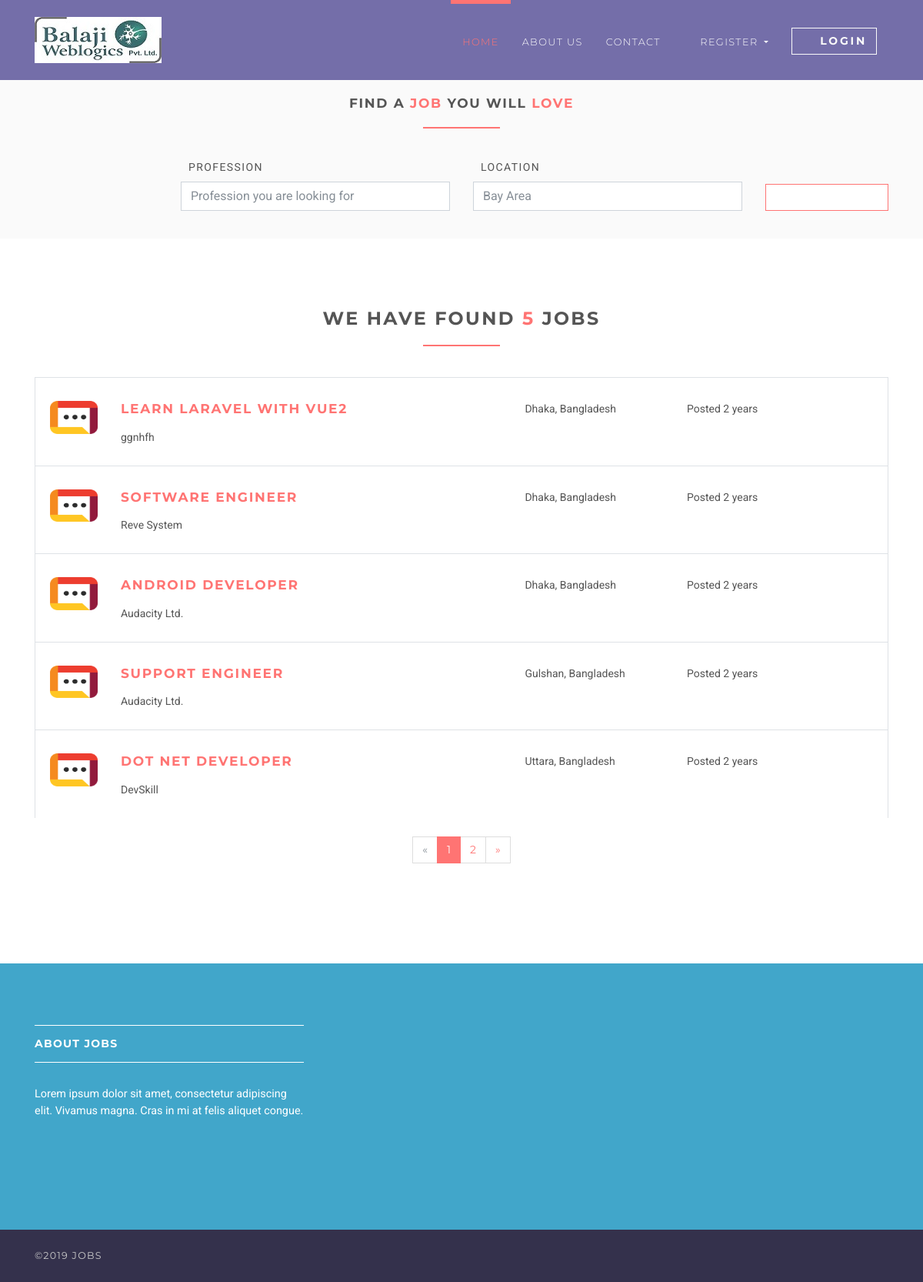
Page /jobs on the committed database.
### jobsapp/models.py (models this page shows, shortened)
class Job(models.Model):
    user = models.ForeignKey(User, on_delete=models.CASCADE)
    title = models.CharField(max_length=300)
    description = models.TextField()
    location = models.CharField(max_length=150)
    type = models.CharField(choices=JOB_TYPE, max_length=10)
    category = models.CharField(max_length=100)
    last_date = models.DateTimeField()
    company_name = models.CharField(max_length=100)
    company_description = models.CharField(max_length=300)
    website = models.CharField(max_length=100, default="")
    created_at = models.DateTimeField(default=timezone.now)
    filled = models.BooleanField(default=False)

### jobsapp/views/home.py (the view)
# urls.py: path('jobs', JobListView.as_view(), name='jobs'),
class JobListView(ListView):
    model = Job
    template_name = 'jobs/jobs.html'
    context_object_name = 'jobs'
    paginate_by = 5

### templates/jobs/jobs.html (shortened to what this page needs)
{% extends 'base.html' %}
{% load static %}
{% block content %}
    <section class="job-form-section job-form-section--compressed">
        <div class="container">
            <h4 class="heading">Find a <span class="accent">job </span> you will <span class="accent">love</span></h4>
            <form id="job-main-form" method="get" action="#" class="job-main-form">
                <div class="controls">
                    <div class="row align-items-end">
                        <div class="col-sm-1 col-lg-2"></div>
                        <div class="col-sm-5 col-lg-4 form-group">
                            <label for="profession">Profession</label>
                            <input type="text" id="profession" name="profession"
                                   placeholder="Profession you are looking for" class="form-control">
                        </div>
                        <div class="col-sm-5 col-lg-4 form-group">
                            <label for="location">Location</label>
                            <input type="text" id="location" name="location" placeholder="Any particular location?"
                                   value="Bay Area" class="form-control">
                        </div>
                        <div class="col-sm-1 col-lg-2 form-group">
                            <button type="submit" name="name"
                                    class="btn btn-outline-white-primary job-main-form__button">
                                <i class="fa fa-search"></i>
                            </button>
                        </div>
                    </div>
                </div>
            </form>
        </div>
    </section>
    <section>
        <div class="container">
            <h3 class="heading">We have found <span class="accent">{{ jobs.count }}</span> jobs</h3>
            {% for job in jobs %}
                <div class="job-listing  ">
                    <div class="row">
                        <div class="col-md-12 col-lg-6">
                            <div class="row">
                                <div class="col-2">
                                    <img src="{% static 'img/company-1.png' %}"
                                         alt="Ipsioou " class="img-fluid">
                                </div>
                                <div class="col-10">
                                    <h4 class="job__title"><a
                                            href="{% url 'jobs:jobs-detail' job.id %}">{{ job.title }}</a></h4>
                                    <p class="job__company">
                                        {{ job.company_name }}
                                    </p>
                                </div>
                            </div>
                        </div>
                        <div class="col-10 col-md-3 col-lg-2 ml-auto"><i class="fa fa-map-marker job__location"></i>
                            {{ job.location }}
                        </div>
                        <div class="col-10 col-md-3 col-lg-3 ml-auto">
                            <p>Posted {{ job.created_at|timesince }}</p>
                        </div>
                    </div>
                </div>
            {% endfor %}
            {% if is_paginated %}
                <div class="row">
                    <div class="col-md-12">
                        <nav aria-label="Page navigation example" class="d-flex justify-content-center mt-4 mb-4">
                            <ul class="pagination">
                                {% if page_obj.has_previous %}
                                    <li class="page-item">
                                        <a href="?page={{ page_obj.previous_page_number }}"
                                           class="page-link">&laquo;</a>
                                    </li>
                                {% else %}
                                    <li class="page-item disabled">
                                        <a class="page-link">&laquo;</a>
                                    </li>
                                {% endif %}
                                {% for i in page_obj.paginator.page_range %}
                                    {% if page_obj.number == i %}
                                        <li class="page-item active">
                                            <a class="page-link">{{ i }}</a>
                                        </li>
                                    {% else %}
                                        <li class="page-item">
                                            <a href="?page={{ i }}" class="page-link">{{ i }}</a>
                                        </li>
                                    {% endif %}
                                {% endfor %}
                                {% if page_obj.has_next %}
                                    <li class="page-item">
                                        <a href="?page={{ page_obj.next_page_number }}" class="page-link">&raquo;</a>
                                    </li>
                                {% else %}
                                    <li class="page-item disabled">
                                        <a class="page-link">&raquo;</a>
                                    </li>
                                {% endif %}
                            </ul>
                        </nav>
                    </div>
                </div>
            {% endif %}
        </div>
    </section>
{% endblock %}

### static/css/style.default.css (style rules this page uses)
html { height:100% }
body { height:100% }
section { position:relative;padding-top:90px;padding-bottom:90px }
button { cursor:pointer }
.heading { text-align:center;margin-bottom:40px }
.heading:after { content:" ";display:block;width:100px;height:2px;margin:20px auto 20px;background:#ff7473 }
a,button { -webkit-transition:all .2s ease-out;transition:all .2s ease-out }
a i.fa,button i.fa { margin:0 5px }
.accent { color:#ff7473 }
.job-form-section { padding:80px 0;background:#fafafa }
.job-form-section .job-main-form { margin-bottom:40px }
.job-form-section .job-main-form label { text-transform:uppercase;letter-spacing:0.1em;margin-left:10px }
.job-form-section.job-form-section--compressed { padding:20px }
.job-form-section.job-form-section--compressed .job-main-form { margin-bottom:0 }
.job-main-form__button { margin-top:15px;display:block;width:100% }
.job-listing { border:solid 1px #dee2e6;border-bottom:none;padding-top:30px;padding-bottom:10px;padding-left:19px;padding-right:15px;clear:both;-webkit-transition:all .2s ease-out;transition:all .2s ease-out }
.job__title { margin-top:0 }
.job__location { margin-right:5px;color:#868e96 }
.btn { font-weight:700;font-family:"Montserrat",Helvetica,Arial,sans-serif;border:1px solid transparent;text-transform:uppercase;letter-spacing:0.2em;padding:.375rem .75rem;font-size:.875rem;line-height:1.5;border-radius:0;-webkit-transition:background-color 0.15s ease-in-out,border-color 0.15s ease-in-out,-webkit-box-shadow 0.15s ease-in-out;transition:background-color 0.15s ease-in-out,border-color 0.15s ease-in-out,-webkit-box-shadow 0.15s ease-in-out;transition:background-color 0.15s ease-in-out,border-color 0.15s ease-in-out,box-shadow 0.15s ease-in-out;transition:background-color 0.15s ease-in-out,border-color 0.15s ease-in-out,box-shadow 0.15s ease-in-out,-webkit-box-shadow 0.15s ease-in-out }
.btn-outline-white-primary { color:#ff7473;background-color:#fff;background-image:none;border-color:#ff7473 }
body { font-family:"Roboto",Helvetica,Arial,sans-serif;font-size:.875rem;font-weight:400;line-height:1.5;color:#555;background-color:#fff }
a { color:#ff7473;text-decoration:none }
h1,h2,h3,h4,h5,h6,.h1,.h2,.h3,.h4,.box-simple h3,.box-image .name h3,.box-image-text .top .name h3,.box-image-text .top .name h4,.h5,.h6 { margin-bottom:1rem;font-family:"Montserrat",Helvetica,Arial,sans-serif;font-weight:700;line-height:1.2;color:#555;text-transform:uppercase;letter-spacing:0.1em }
h3,.h3 { font-size:1.4875rem }
h4,.h4,.box-simple h3,.box-image .name h3,.box-image-text .top .name h3,.box-image-text .top .name h4 { font-size:1.0675rem }
.page-item:first-child .page-link { border-top-left-radius:0rem;border-bottom-left-radius:0rem }
.page-item:last-child .page-link { border-top-right-radius:0rem;border-bottom-right-radius:0rem }
.page-item.active .page-link { color:#fff;background-color:#ff7473;border-color:#ff7473 }
.page-item.disabled .page-link { color:#868e96;background-color:#fff;border-color:#ddd }
.page-link { padding:.5rem .75rem;line-height:1.25;color:#ff7473;background-color:#fff;border:1px solid #ddd;font-family:"Montserrat",Helvetica,Arial,sans-serif }
.form-control { padding:.375rem .75rem;font-size:1rem;line-height:1.5;color:#868e96;background-color:#fff;border:1px solid #ced4da;border-radius:0;-webkit-transition:border-color ease-in-out 0.15s,-webkit-box-shadow ease-in-out 0.15s;transition:border-color ease-in-out 0.15s,-webkit-box-shadow ease-in-out 0.15s;transition:border-color ease-in-out 0.15s,box-shadow ease-in-out 0.15s;transition:border-color ease-in-out 0.15s,box-shadow ease-in-out 0.15s,-webkit-box-shadow ease-in-out 0.15s }
.form-control::placeholder { color:#868e96 }

### rows in the picture
Job: title "LEARN LARAVEL WITH VUE2", company_name "ggnhfh", location "Dhaka, Bangladesh", created_at "2 years"
Job: title "SOFTWARE ENGINEER", company_name "Reve System", location "Dhaka, Bangladesh", created_at "2 years"
Job: title "ANDROID DEVELOPER", company_name "Audacity Ltd.", location "Dhaka, Bangladesh", created_at "2 years"
Job: title "SUPPORT ENGINEER", company_name "Audacity Ltd.", location "Gulshan, Bangladesh", created_at "2 years"
Job: title "DOT NET DEVELOPER", company_name "DevSkill", location "Uttara, Bangladesh", created_at "2 years"

### other values in the picture
{{ jobs.count }} "5"
{{ i }} "1"
{{ i }} "2"
